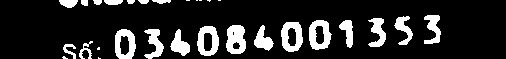
#> input picture id_number_combined/841289701567_01203040980_034084001353_1_2016012517241503.jpgcardnumber.png, 506 x 59 px; its folder holds only this picture in this run
$ jupyter execute --allow-errors Cropping.ipynb   (older library calls are emulated)
#> lines starting #> are read from the running program, lines starting #| are printed output that depends on the picture; after the words box and inside, x2 and y2 are one past the last pixel; in counts of white or black regions, pixels touching at a corner belong together
[cell 1]
import cv2
import numpy as np
import matplotlib.pyplot as plt

[cell 2]
fig_size = plt.rcParams["figure.figsize"]
fig_size[0] = fig_size[0] * 2
fig_size[1] = fig_size[1] * 2

[cell 3]
img = cv2.imread('test_cropping.png', 0)
_, thresh = cv2.threshold(img, 127, 255, 0)
#> (the rest of this cell did not finish here and is left out)

[cell 4]
img = cv2.imread('test_cropping.png', 0)
_, thresh = cv2.threshold(img, 127, 255, 0)
img2, contours, hierarchy = cv2.findContours(thresh, 1, 2)
#> img2 = None; contours = []
cnt_areas = len(contours) * [0]
#> cnt_areas = []

for i in range(len(contours)):
    cnt_areas[i] = cv2.contourArea(contours[i])
#> this loop made 0 passes

cnt_idx = np.flipud(np.argsort(np.array(cnt_areas)))
#> cnt_idx = empty array

#> (the rest of this cell did not finish here and is left out)

[cell 5]
from os import listdir

def extract_digits(filename):
    img = cv2.imread('id_number_combined/' + filename, 0)
#> img: shape (59, 506); 15.6% white; 29 white regions (8 under 20 px)
    _, thresh = cv2.threshold(img, 127, 255, 0)
    img2, contours, hierarchy = cv2.findContours(thresh, 1, 2)
#> contours = 35 contours, 10 with area under 20; largest, box (x1, y1, x2, y2) and area: (309, 20, 332, 50) 512, (281, 22, 303, 52) 510, (197, 26, 219, 56) 506, (115, 29, 136, 59) 500, (226, 25, 246, 54) 447
    print(len(contours))
#| 35
    if (len(contours) > 0):
        cnt_areas = len(contours) * [0]
#> cnt_areas = 35 values from 0 to 0

        for i in range(len(contours)):
            cnt_areas[i] = cv2.contourArea(contours[i])
#> this loop made 35 passes
#> after the loop, cnt_areas = 35 values, max 511.5 at index 19, min 0 at index 23, mean 148

        cnt_idx = np.flipud(np.argsort(np.array(cnt_areas)))
#> cnt_idx = 35 values, max 34 at index 16, min 0 at index 30, mean 17

        if (len(contours) >= 20):
            length = 20
        else:
            length = len(contours)
        for i in range(length):
            x,y,w,h = cv2.boundingRect(contours[cnt_idx[i]])
            cv2.imwrite("digits/"+filename+"_"+str(i)+".png", img[y:y+h+1,x:x+w+1])
#> this loop made 20 passes
#> (x, y, w, h) on passes 1 to 12: (309, 20, 23, 30), (281, 22, 22, 30), (197, 26, 22, 30), (115, 29, 21, 30), (226, 25, 20, 29), (144, 29, 20, 30), (170, 29, 20, 27), (368, 18, 18, 29), (424, 15, 17, 29), (254, 25, 20, 26), (394, 16, 19, 29), (339, 20, 14, 28)
#> pass 1, in extract_digits, `cv2.imwrite("digits/"+filename+"_"+str(i)+".png", img[y:y+h+1,x:x+w+1])`:
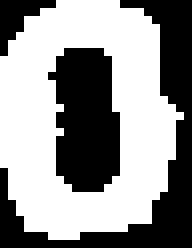
#> saved as 841289701567_01203040980_034084001353_1_2016012517241503.jpgcardnumber.png_0.png: shape (31, 24) (shown 8 times larger); 57.3% white; 3 black regions, box (x1, y1, x2, y2) and area: (0, 0, 24, 31) 169, (6, 6, 15, 24) 127, (0, 0, 7, 7) 22
#> pass 2, in extract_digits, `cv2.imwrite("digits/"+filename+"_"+str(i)+".png", img[y:y+h+1,x:x+w+1])`:
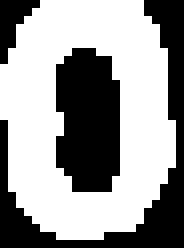
#> saved as 841289701567_01203040980_034084001353_1_2016012517241503.jpgcardnumber.png_1.png: shape (31, 23) (shown 8 times larger); 59.7% white; 3 black regions, box (x1, y1, x2, y2) and area: (0, 0, 23, 31) 142, (7, 6, 15, 24) 125, (0, 0, 5, 8) 20

[cell 6]
files = listdir('id_number_combined')
for file in files:
    # print(file)
    extract_digits(file)

[cell 7]
extract_digits("test_cropping.png")
#| 0

$ run again, on id_number_combined/841289701567_01203571848_191926663_1_2016022317240011.jpgcardnumber.png
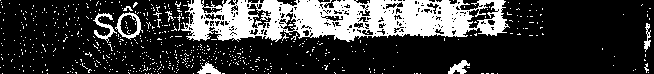
#> input picture id_number_combined/841289701567_01203571848_191926663_1_2016022317240011.jpgcardnumber.png, 654 x 74 px
#> `img2, contours, hierarchy = cv2.findContours(thresh, 1, 2)`: img2 = None; contours = []
#> `cnt_idx = np.flipud(np.argsort(np.array(cnt_areas)))`: cnt_idx = empty array
#> img: shape (74, 654); 22.8% white; 609 white regions (600 under 20 px)
#> in extract_digits, `img2, contours, hierarchy = cv2.findContours(thresh, 1, 2)`: contours = 845 contours, 805 with area under 20; largest, box (x1, y1, x2, y2) and area: (181, 0, 510, 42) 10330, (115, 12, 143, 40) 462, (466, 1, 499, 29) 392, (247, 3, 272, 29) 310, (119, 14, 138, 36) 294
#| 845
#> in extract_digits, `cnt_areas = len(contours) * [0]`: cnt_areas = 845 values from 0 to 0
#> after the loop in extract_digits, `for i in range(len(contours)):`: cnt_areas = 845 values, max 10330.5 at index 841, min 0 at index 0, mean 17.39
#> in extract_digits, `cnt_idx = np.flipud(np.argsort(np.array(cnt_areas)))`: cnt_idx = 845 values, max 844 at index 478, min 0 at index 743, mean 422
#> the loop in extract_digits, `for i in range(length):` made 20 passes
#> (x, y, w, h) on passes 1 to 8: (181, 0, 329, 42), (115, 12, 28, 28), (466, 1, 33, 28), (247, 3, 25, 26), (119, 14, 19, 22), (93, 13, 24, 30), (282, 12, 15, 20), (448, 60, 22, 14)
#> pass 1, in extract_digits, `cv2.imwrite("digits/"+filename+"_"+str(i)+".png", img[y:y+h+1,x:x+w+1])`:
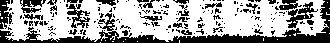
#> saved as 841289701567_01203571848_191926663_1_2016022317240011.jpgcardnumber.png_0.png: shape (43, 330); 63.5% white; 178 black regions (150 under 20 px), largest, box (x1, y1, x2, y2) and area: (0, 0, 330, 43) 2574, (286, 2, 318, 28) 299, (0, 0, 12, 29) 223
#> pass 2, in extract_digits, `cv2.imwrite("digits/"+filename+"_"+str(i)+".png", img[y:y+h+1,x:x+w+1])`:
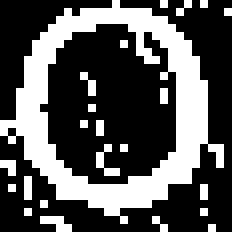
#> saved as 841289701567_01203571848_191926663_1_2016022317240011.jpgcardnumber.png_1.png: shape (29, 29) (shown 8 times larger); 33.5% white; 23 white regions (22 under 20 px), largest, box (x1, y1, x2, y2) and area: (0, 0, 28, 28) 241
#| 0

$ run again, on id_number_combined/841289701567_01204591716_092095000033_1_2015122414242534.jpgcardnumber.png
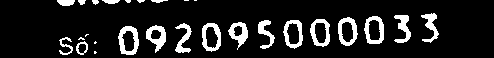
#> input picture id_number_combined/841289701567_01204591716_092095000033_1_2015122414242534.jpgcardnumber.png, 494 x 58 px
#> `img2, contours, hierarchy = cv2.findContours(thresh, 1, 2)`: img2 = None; contours = []
#> `cnt_idx = np.flipud(np.argsort(np.array(cnt_areas)))`: cnt_idx = empty array
#> img: shape (58, 494); 12.5% white; 27 white regions (8 under 20 px)
#> in extract_digits, `img2, contours, hierarchy = cv2.findContours(thresh, 1, 2)`: contours = 36 contours, 11 with area under 20; largest, box (x1, y1, x2, y2) and area: (118, 26, 139, 55) 458, (364, 16, 384, 44) 432, (202, 23, 221, 52) 428, (338, 17, 358, 46) 420, (283, 20, 303, 49) 420
#| 36
#> in extract_digits, `cnt_areas = len(contours) * [0]`: cnt_areas = 36 values from 0 to 0
#> the loop in extract_digits, `for i in range(len(contours)):` made 36 passes
#> after the loop in extract_digits, `for i in range(len(contours)):`: cnt_areas = 36 values, max 458.5 at index 11, min 0 at index 27, mean 159.9
#> in extract_digits, `cnt_idx = np.flipud(np.argsort(np.array(cnt_areas)))`: cnt_idx = 36 values, max 35 at index 22, min 0 at index 31, mean 17.5
#> the loop in extract_digits, `for i in range(length):` made 20 passes
#> (x, y, w, h) on passes 1 to 8: (118, 26, 21, 29), (364, 16, 20, 28), (202, 23, 19, 29), (338, 17, 20, 29), (283, 20, 20, 29), (310, 19, 20, 28), (146, 25, 20, 28), (228, 22, 20, 28)
#> pass 1, in extract_digits, `cv2.imwrite("digits/"+filename+"_"+str(i)+".png", img[y:y+h+1,x:x+w+1])`:
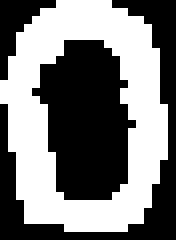
#> saved as 841289701567_01204591716_092095000033_1_2015122414242534.jpgcardnumber.png_0.png: shape (30, 22) (shown 8 times larger); 47.9% white; 1 white region, box (x1, y1, x2, y2) and area: (0, 0, 21, 29) 316
#> pass 2, in extract_digits, `cv2.imwrite("digits/"+filename+"_"+str(i)+".png", img[y:y+h+1,x:x+w+1])`:
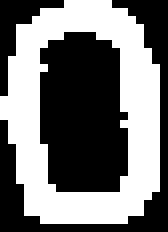
#> saved as 841289701567_01204591716_092095000033_1_2015122414242534.jpgcardnumber.png_1.png: shape (29, 21) (shown 8 times larger); 45.8% white; 1 white region, box (x1, y1, x2, y2) and area: (0, 0, 20, 28) 279
#| 0
